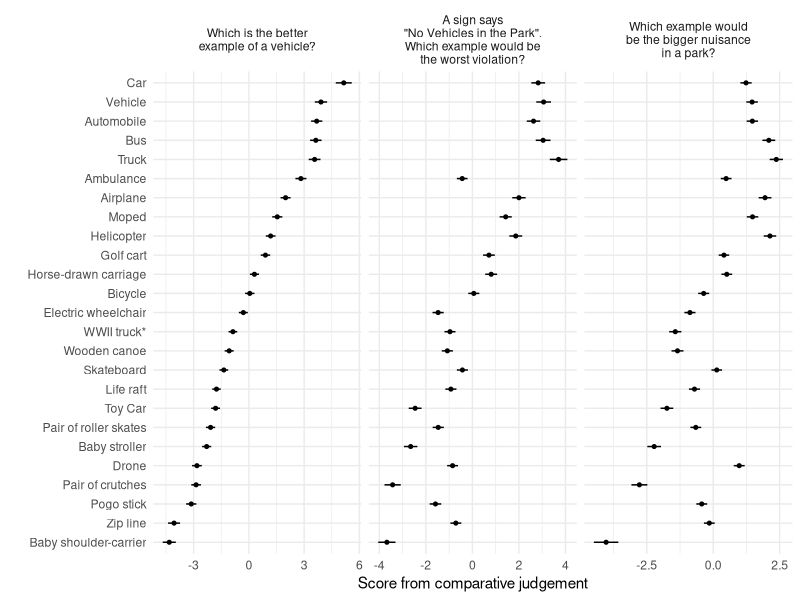
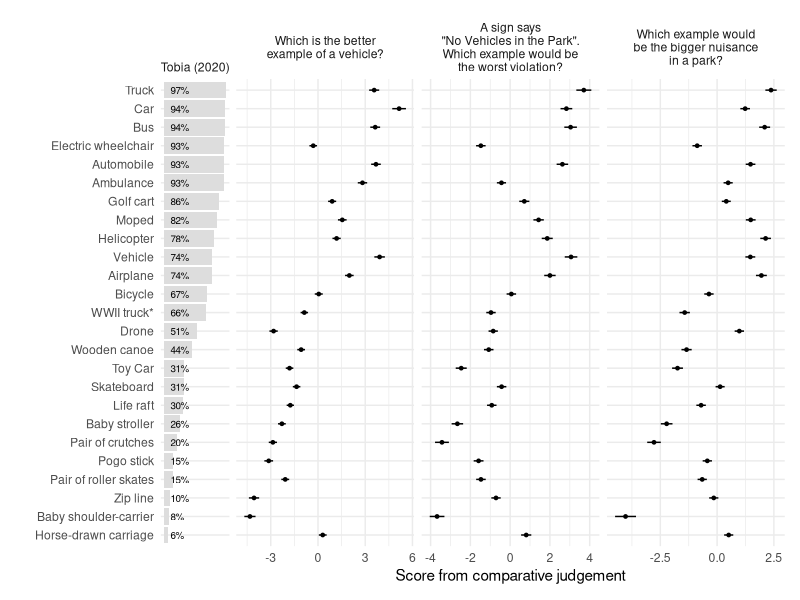
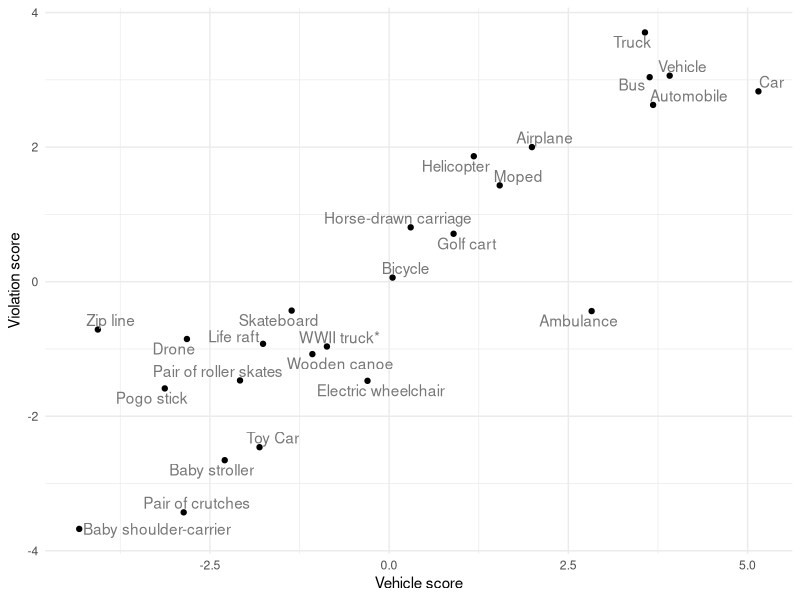
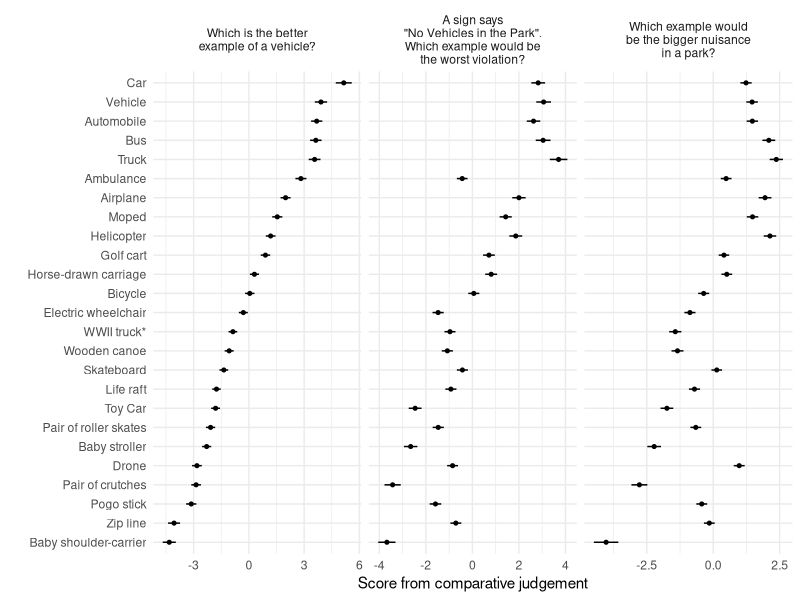
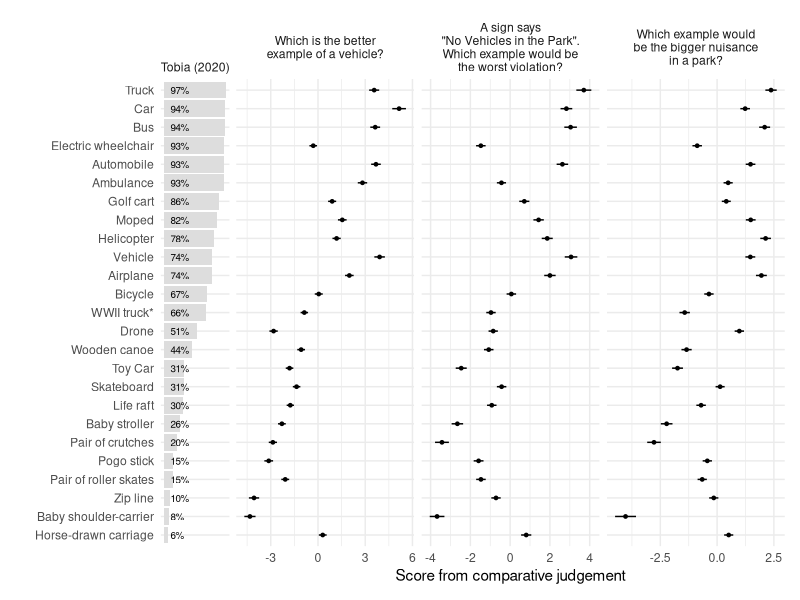

Here is the R script that generated these plots, in order:
## ---- chunk 1
library(tidyverse)

scores <- read_csv(here::here("data-processed/scores.csv"))
items <- read_csv(here::here("data-raw/item_details.csv")) %>% mutate(item_description = str_trim(item_description))

judging_prompts <- c("vehicle" = "Which is the better\nexample of a vehicle?",
              "violation" = "A sign says\n\"No Vehicles in the Park\".\nWhich example would be\nthe worst violation?",
              "nuisance" = "Which example would\nbe the bigger nuisance\nin a park?")
## ---- chunk 2
scores_raw <- scores

# fix the names of the items - instead of the shorthand names, use the full item_description as shown to participants
scores <- scores_raw %>% 
  mutate(item_name_old = item_name) %>% 
  select(-item_name) %>% 
  left_join(items %>% select(individual = item_num, item_name = item_description), by = "individual") %>% 
  relocate(item_name, .after = individual) %>% 
  # deal with one extra-long item by manually setting its text (including an asterisk so this can be explained in the figure caption)
  mutate(item_name = if_else(individual == 24, "WWII truck*", item_name))

# add the Tobia percentages for comparison
tobia_percentages <- read_csv(here::here("data-raw/tobia-percentages.csv")) %>% 
  # adjust item names to match
  select(item_num, tobia_percentage) %>% 
  left_join(scores %>% select(item_num = individual, item_name), by = "item_num")

scores <- scores %>% 
  left_join(tobia_percentages %>% select(individual = item_num, tobia_percentage), by = "individual")

scores
## ---- chunk 3
scores_long <- scores %>% 
  # keep the vehicle score for later
  mutate(vehicleness = vehicle_est) %>% 
  # put all three scales (nuisance, vehicle, violation) into long format
  pivot_longer(
    cols = c(ends_with("_est"), ends_with("_se")),
    names_sep = "_",
    names_to = c("scale", "param")
  ) %>% 
  pivot_wider(
    names_from = "param",
    values_from = "value"
  )
## ---- chunk 4
theme_set(theme_minimal())

scale_plot <- scores_long %>% 
  # order items by the vehicleness score
  mutate(item_name = fct_reorder(item_name, vehicleness)) %>%
  # fix the order of the panels
  mutate(scale = fct_relevel(scale, "vehicle", "violation", "nuisance")) %>% 
  ggplot(aes(x = est, y = item_name)) +
  geom_pointrange(aes(xmin = est - se, xmax = est + se), size = 0.1) +
  facet_grid(cols = vars(scale), scales = "free", labeller = labeller(
    scale = judging_prompts
  )) +
  theme_minimal() +
  labs(x = "Score from comparative judgement", y = "")
  #labs(caption = "* shown to participants as: A nonfunctioning commemorative truck (e.g. a World War II Truck that has been decorated as a World War II monument)")

scale_plot

ggsave(here::here("figs/scale-plot.pdf"), units = "cm", width = 18, height = 14)
## ---- chunk 5
scores_long %>% 
  filter(item_name == "Ambulance") %>% 
  select(item_name, scale, est, se)
## ---- chunk 6
scores_long %>% 
  filter(item_name == "Zip line") %>% 
  select(item_name, scale, est, se)
## ---- chunk 7
library(patchwork)

# Assemble the left-hand panel, showing percentages from Tobia
plt_tobia <- tobia_percentages %>% 
  mutate(item_name = fct_reorder(item_name, tobia_percentage),
         title = "Tobia (2020)") %>% 
  ggplot(aes(x = 0.1, y = item_name, label = paste0(round(tobia_percentage, 0), "%"))) +
  geom_bar(aes(x = tobia_percentage/100), stat = "identity", fill = "#dddddd") +
  geom_text(hjust = 0, size = 2.5) +
  facet_grid(cols = vars(title)) +
  theme_minimal() +
  theme(axis.title.x=element_blank(),
        axis.text.x=element_blank(),
        axis.ticks.x=element_blank(),
        panel.grid.major.x = element_blank(),
        panel.grid.minor.x = element_blank()) +
  labs(y = "")

# Redo the scale plot, with the ordering based on Tobia's scores now
scale_plot_by_tobia <- scores_long %>% 
  # order items by Tobia percentage
  mutate(item_name = fct_reorder(item_name, tobia_percentage)) %>%
  # fix the order of the panels
  mutate(scale = fct_relevel(scale, "vehicle", "violation", "nuisance")) %>% 
  ggplot(aes(x = est, y = item_name)) +
  geom_pointrange(aes(xmin = est - se, xmax = est + se), size = 0.4, fatten = 0.7) +
  facet_grid(cols = vars(scale), scales = "free", labeller = labeller(
    scale = judging_prompts
  )) +
  theme_minimal() +
  labs(x = "Score from comparative judgement", y = "")

# Combine the two plots together
patchwork::wrap_plots(
  plt_tobia,
  plot_spacer(), # given width = -0.4 below to reduce space between the two panels
  scale_plot_by_tobia +
    theme(
      axis.title.y = element_blank(),
      axis.text.y = element_blank(),
      axis.ticks.y = element_blank()
    )
) +
  plot_layout(widths = c(1, -0.4, 8))

ggsave(here::here("figs/scale-plot-tobia-order.pdf"), units = "cm", width = 20, height = 12)
## ---- chunk 8
scores %>% 
  ggplot(aes(x = vehicle_est, y = violation_est, label = item_name)) +
  geom_point() +
  ggrepel::geom_text_repel( box.padding = 0.1, min.segment.length = 0.2, colour = "#777777") +
  labs(x = "Vehicle score", y = "Violation score")
